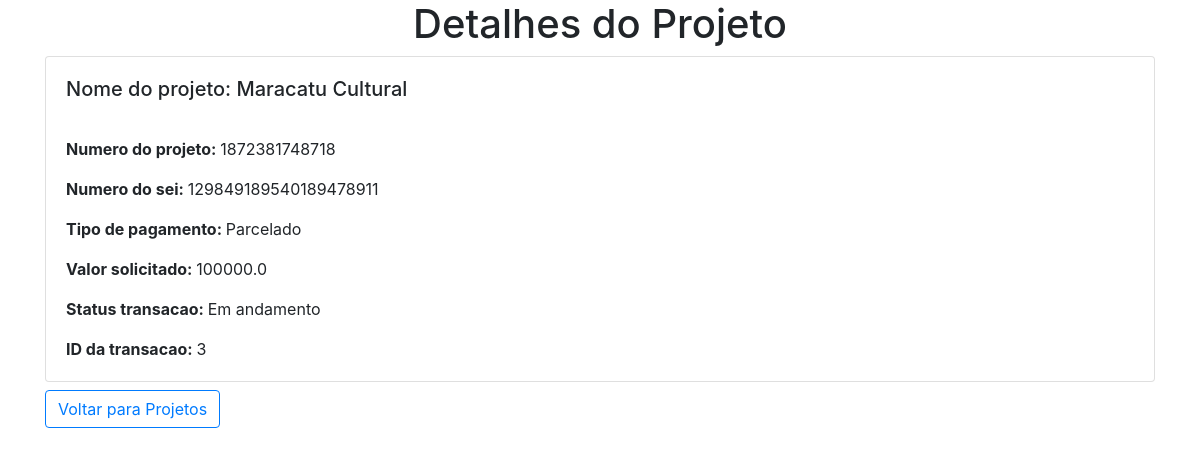
Page /view_projeto/4/ (signed in) on the committed database.
### app/models.py (models this page shows, shortened)
class Projeto(models.Model):
    numero_projeto = models.CharField(max_length=30)
    numero_sei = models.CharField(max_length=21)
    numero_parcela = models.CharField(max_length=20)
    valor_solicitado = models.FloatField()
    titulo_projeto = models.CharField(max_length=100)
    status_transacao = models.CharField(max_length=100)
    transacao = models.ForeignKey(Transacao, on_delete=models.CASCADE)

class Transacao(models.Model):
    data_transacao = models.DateTimeField()
    status_transacao = models.CharField(max_length=100)
    usuario = models.ForeignKey(CadastroUsuario, on_delete=models.CASCADE)

### app/views.py (the view)
# urls.py: path("view_projeto/<int:projeto_id>/", view_projeto, name="view_projeto"),
@login_required
def view_projeto(request, projeto_id):
    projeto = get_object_or_404(Projeto, pk=projeto_id)
    return render(request, 'view_projeto.html', {'projeto': projeto})

### app/templates/view_projeto.html (shortened to what this page needs)
<!DOCTYPE html>
<html lang="en">
<head>
    <link rel="stylesheet" href="https://stackpath.bootstrapcdn.com/bootstrap/4.1.3/css/bootstrap.min.css">
</head>
<body>
  <div class="container">
        <h1 class="text-center">Detalhes do Projeto</h1>
        <div class="card">
            <div class="card-body">
                <h5 class="card-title"><strong></strong>Nome do projeto: {{ projeto.titulo_projeto }}</h5> <br>
                <p class="card-text"><strong>Numero do projeto: </strong> {{ projeto.numero_projeto }}</p>
                <p class="card-text"><strong>Numero do sei: </strong> {{ projeto.numero_sei }}</p>
                <p class="card-text"><strong>Tipo de pagamento: </strong> {{ projeto.numero_parcela }}</p>
                <p class="card-text"><strong>Valor solicitado: </strong> {{ projeto.valor_solicitado }}</p>
                <p class="card-text"><strong>Status transacao: </strong> {{ projeto.status_transacao }}</p>
                <p class="card-text"><strong>ID da transacao: </strong> {{ projeto.transacao.id }}</p>
            </div>
        </div>
        <a href="{% url 'projeto_html' %}" class="btn btn-outline-primary mt-2">
             Voltar para Projetos
        </a>
    </div>
</body>
</html>

### rows in the picture
Projeto: titulo_projeto "Maracatu Cultural", numero_projeto "1872381748718", numero_sei "129849189540189478911", numero_parcela "Parcelado", valor_solicitado "100000.0", status_transacao "Em andamento", transacao.id "3"
